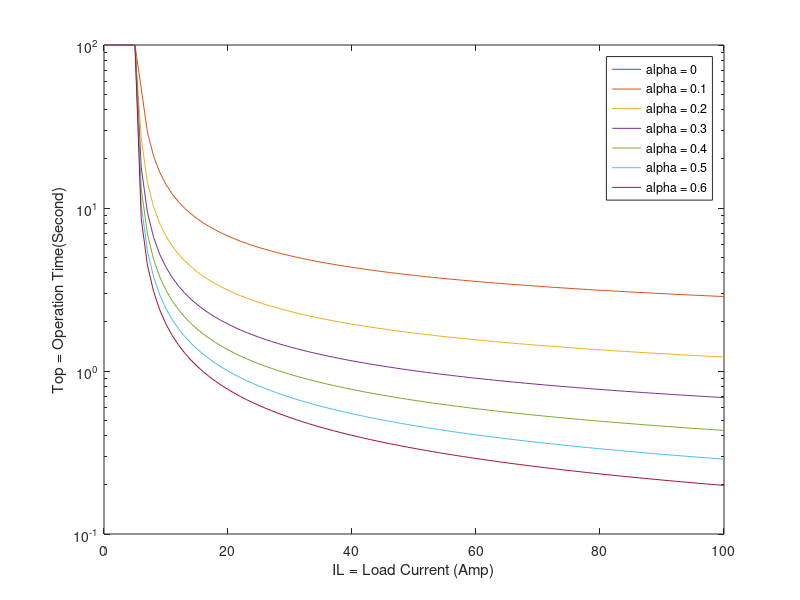

MATLAB code to generate this figure:
clc;
clear all;
close all;
a=0:.1:.6;
Ip=5;
TSD=1;
IL=0:1:100;
for m=1: max(size(a))
    for k=1: max(size(IL))
        if(IL(k)<=Ip)
            Top(k)=100;
        else
            Top(k)=TSD/(((IL(k)/Ip)^a(m))-1);
        end
    end
    semilogy(IL,Top);
    R(1,m)={['alpha = ',num2str(a(m))]};
    hold on;
end
legend(R);
ylabel('Top = Operation Time(Second)');
xlabel('IL = Load Current (Amp)');  
